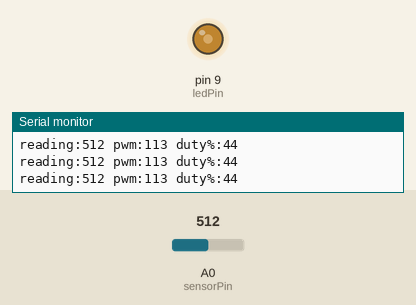
Bench run of a sketch on a simulated Arduino Uno, built with avr-gcc and run on an emulated ATmega328P. Shown: output pins drawn as LEDs (lit = HIGH), the last lines printed to the serial monitor. The test bench sets the inputs (shaded band); at power-on: A0 (sensorPin) = 512.

Above: at 1.2 s.
1.3 s: A0 (sensorPin) set to 981
At 2.5 s:
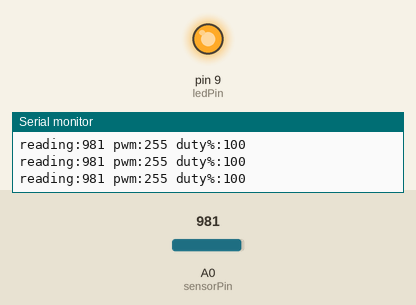
2.8 s: A0 (sensorPin) set to 1006
5.8 s: A0 (sensorPin) set to 716
At 7.0 s:
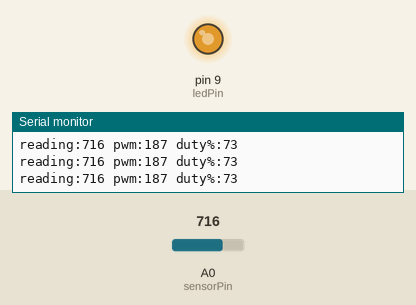
7.3 s: A0 (sensorPin) set to 306
At 8.4 s:
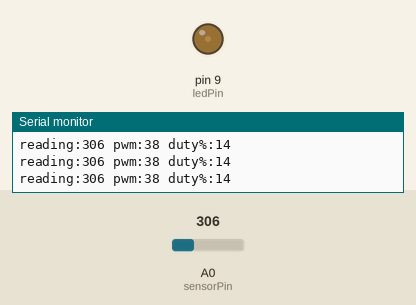
8.8 s: A0 (sensorPin) set to 122
At 9.2 s:
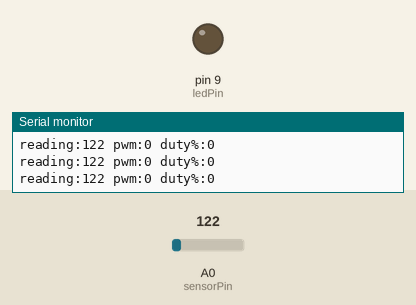
10.3 s: A0 (sensorPin) set to 511
At 11.6 s:
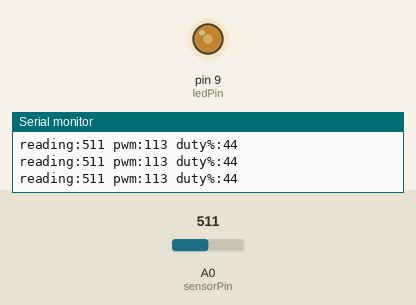
Timing chart, 0 to 12.8 s (numbered marks = the images above; inputs shaded):
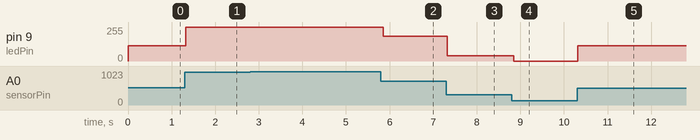

Measured:
- after the input at 1.3 s, pin 9 (ledPin): 113/255 → 255/255 at once
- after the input at 5.8 s, pin 9 (ledPin): 255/255 → 187/255 after 0.05 s
- after the input at 7.3 s, pin 9 (ledPin): 187/255 → 38/255 at once
- after the input at 8.8 s, pin 9 (ledPin): 38/255 → 0/255 after 0.05 s
- after the input at 10.3 s, pin 9 (ledPin): 0/255 → 113/255 at once

The sketch:

04_pwm_dimming.ino
```cpp
// 04 — Extension: LED brightness follows the darkness (PWM)
// Hardware unit, section B9 (PWM). Board: Arduino Uno R3 (5 V).
// Same wiring as 01_light_indicator_basic. Pin 9 supports PWM on the Uno.
//
// Instead of just ON/OFF, the LED gets brighter as the room gets darker.
// Set brightReading and darkReading from 03_calibrate_ldr.
//
// Status: not yet tested on real hardware.

const int sensorPin = A0;
const int ledPin = 9;            // must be a PWM pin: 3, 5, 6, 9, 10, 11

const int brightReading = 200;   // reading in a bright room -> LED off
const int darkReading = 900;     // reading in the dark      -> LED full

void setup() {
  pinMode(ledPin, OUTPUT);
  Serial.begin(9600);
}

void loop() {
  int reading = analogRead(sensorPin);

  // Keep the reading inside the calibrated range, then rescale it
  // from brightReading..darkReading to a PWM value 0..255.
  int limited = constrain(reading, brightReading, darkReading);
  int brightness = map(limited, brightReading, darkReading, 0, 255);

  analogWrite(ledPin, brightness);

  Serial.print("reading:");
  Serial.print(reading);
  Serial.print(" pwm:");
  Serial.print(brightness);
  Serial.print(" duty%:");
  Serial.println(brightness * 100L / 255);

  delay(50);
}
```
